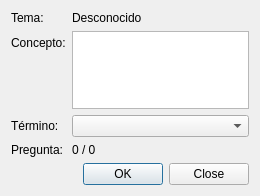
<?xml version="1.0" encoding="UTF-8"?>
<ui version="4.0">
 <class>PreguntaForm</class>
 <widget class="QWidget" name="PreguntaForm">
  <property name="geometry">
   <rect>
    <x>0</x>
    <y>0</y>
    <width>260</width>
    <height>196</height>
   </rect>
  </property>
  <property name="windowTitle">
   <string>Preguntas</string>
  </property>
  <layout class="QFormLayout" name="formLayout">
   <item row="0" column="0">
    <widget class="QLabel" name="label_3">
     <property name="text">
      <string>Tema:</string>
     </property>
    </widget>
   </item>
   <item row="0" column="1">
    <widget class="QLabel" name="lblTema">
     <property name="text">
      <string>Desconocido</string>
     </property>
    </widget>
   </item>
   <item row="1" column="0">
    <widget class="QLabel" name="label">
     <property name="text">
      <string>Concepto:</string>
     </property>
    </widget>
   </item>
   <item row="1" column="1">
    <widget class="QTextEdit" name="txtConceptos">
     <property name="readOnly">
      <bool>true</bool>
     </property>
    </widget>
   </item>
   <item row="2" column="0">
    <widget class="QLabel" name="label_2">
     <property name="text">
      <string>Término:</string>
     </property>
    </widget>
   </item>
   <item row="2" column="1">
    <widget class="QComboBox" name="cmbTerminos"/>
   </item>
   <item row="3" column="0">
    <widget class="QLabel" name="label_4">
     <property name="text">
      <string>Pregunta:</string>
     </property>
    </widget>
   </item>
   <item row="3" column="1">
    <widget class="QLabel" name="lblContador">
     <property name="text">
      <string>0 / 0</string>
     </property>
    </widget>
   </item>
   <item row="4" column="1">
    <widget class="QDialogButtonBox" name="buttonBox">
     <property name="standardButtons">
      <set>QDialogButtonBox::Close|QDialogButtonBox::Ok</set>
     </property>
     <property name="centerButtons">
      <bool>false</bool>
     </property>
    </widget>
   </item>
  </layout>
 </widget>
 <resources/>
 <connections/>
</ui>
